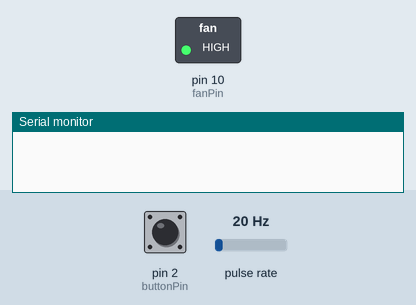
Simulated run of this sketch. Board: Arduino Uno, built with avr-gcc and run on an emulated ATmega328P. On the bench: switched loads named in the sketch (green lamp = pin HIGH), the last lines printed to the serial monitor. Wiring (inferred from the names in the program): pulse sensor: data pin 4. Inputs (shaded band) come from the test bench; at power-on: pin 2 (buttonPin) HIGH, pulse rate 20 Hz.

Above: at 1.2 s.
1.3 s: pin 2 (buttonPin) pulled LOW for 0.15 s
At 2.2 s:
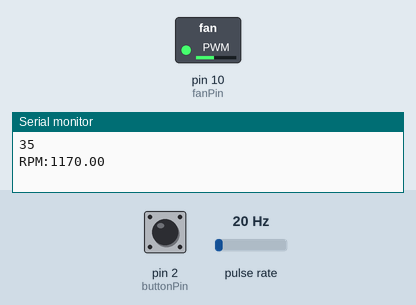
2.9 s: pin 2 (buttonPin) pulled LOW for 1 s
At 4.1 s:
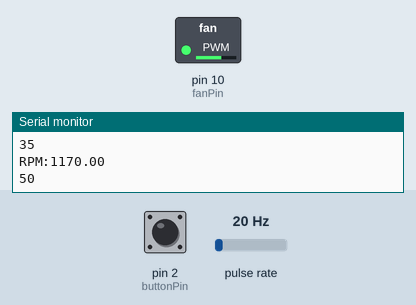
5.4 s: pin 2 (buttonPin) pulled LOW for 0.15 s
At 6.5 s:
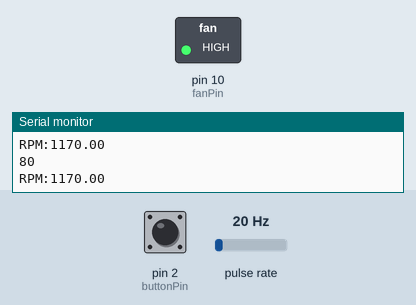
Timing chart, 0 to 8.4 s (numbered marks = the images above; inputs shaded):
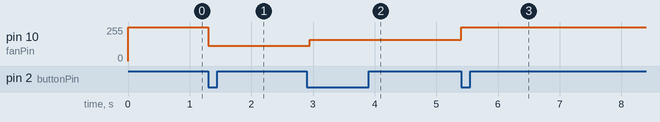

The sketch:

NocFan-Control.ino
```cpp
// (licence header left out)
#define DELAY            100  // Delay per loop in ms

const int fanPin = 10;      // OC1B
const int pulsePin = 4;     // Fan Speed
const int buttonPin = 2;    // Button
const unsigned char maxFanSpeed = 80;   // this is calculated as 16MHz divided by 8 (prescaler), divided by 25KHz (target PWM frequency from Intel specification)

// List of Fan Speeds
// List of Fan Speeds
int speedValues[] = {20, 35, 50, 80};
int curSpeed = 0;
long previousMillis = 0;
long interval = 2000;

// Used to debounce Button
boolean button_was_pressed;
unsigned long pulseDuration;

void setup()
{
// Source: http://forum.arduino.cc/index.php?topic=109403#msg821808

// Analog output (i.e PWM) pins. These must be chosen so that we can change the PWM frequency without affecting the millis()
// function or the MsTimer2 library. So don't use timer/counter 1 or 2. See comment in setup() function.
// THESE PIN NUMBERS MUST NOT BE CHANGED UNLESS THE CODE IN setup() AND setFanSpeed() IS CHANGED TO MATCH!
// On the Uno we can only use the OC1B pin
//
// Set up the PWM pins for a PWM frequency close to the recommended 25KHz for the Intel fan spec.
// We can't get this frequency using the default TOP count of 255, so we have to use a custom TOP value.
// Only timer/counter 1 is free because TC0 is used for system timekeeping (i.e. millis() function),
// and TC2 is used for our 1-millisecond tick. TC1 controls the PWM on Arduino pins 9 and 10.
// However, we can only get PWM on pin 10 (controlled by OCR1B) because we are using OCR1A to define the TOP value.
// Using a prescaler of 8 and a TOP value of 80 gives us a frequency of 16000/(8 * 80) = 25KHz exactly.
    TCCR1A = (1 << COM1B1) | (0 << COM1B0) | (1 << WGM11) | (1 << WGM10);  // OC1A (pin 9) disconnected, OC1B (pin 10) = inverted fast PWM
    OCR1AH = 0;
    OCR1AL = 79;  // TOP = 79
    TCCR1B = (1 << WGM13) | (1 << WGM12) | (1 << CS11);  // TOP = OCR0A, prescaler = 8

    OCR1BH = 0;
    OCR1BL = maxFanSpeed;  // max fan speed

    TCNT1H = 0;
    TCNT1L = 0;
// -----

    pinMode(fanPin, OUTPUT);
    pinMode(buttonPin, INPUT);
    pinMode(pulsePin, INPUT);
    digitalWrite(buttonPin, HIGH);
    digitalWrite(pulsePin, HIGH);

    button_was_pressed = false;
    Serial.begin(9600);
}

// Set the fan speed, where 0 <= fanSpeed <= maxFanSpeed
void setTransistorFanSpeed(unsigned char fanSpeed)
{
 OCR1BH = 0;
 OCR1BL = fanSpeed;
}

boolean handle_button()
{
  boolean event;
  int button_now_pressed = !digitalRead(buttonPin); // pin low -> pressed

  event = button_now_pressed && !button_was_pressed;
  button_was_pressed = button_now_pressed;
  return event;
}

void loop()
{

    // Print RPM every 2 Seconds
    unsigned long currentMillis = millis();
    if(currentMillis - previousMillis > interval) {
        // save the last time you blinked the LED
        previousMillis = currentMillis;
        pulseDuration = pulseIn(pulsePin, LOW);
        double frequency = 1000000/pulseDuration;
        Serial.print("RPM:");
        Serial.println(frequency/2*60);
    }
    // Cycle through the different Values
    if (handle_button()) {
        if (curSpeed == (4 - 1)) {

            curSpeed = 0;
        } else {
            curSpeed++;
        }
        setTransistorFanSpeed(speedValues[curSpeed]);
        Serial.println(speedValues[curSpeed]);
    }
    delay(DELAY);

}
```

Measured:
- after the input at 1.3 s, pin 10 (fanPin): 255/255 → 113/255 at once
- after the input at 2.9 s, pin 10 (fanPin): 113/255 → 161/255 after 0.05 s
- after the input at 5.4 s, pin 10 (fanPin): 161/255 → 255/255 at once
